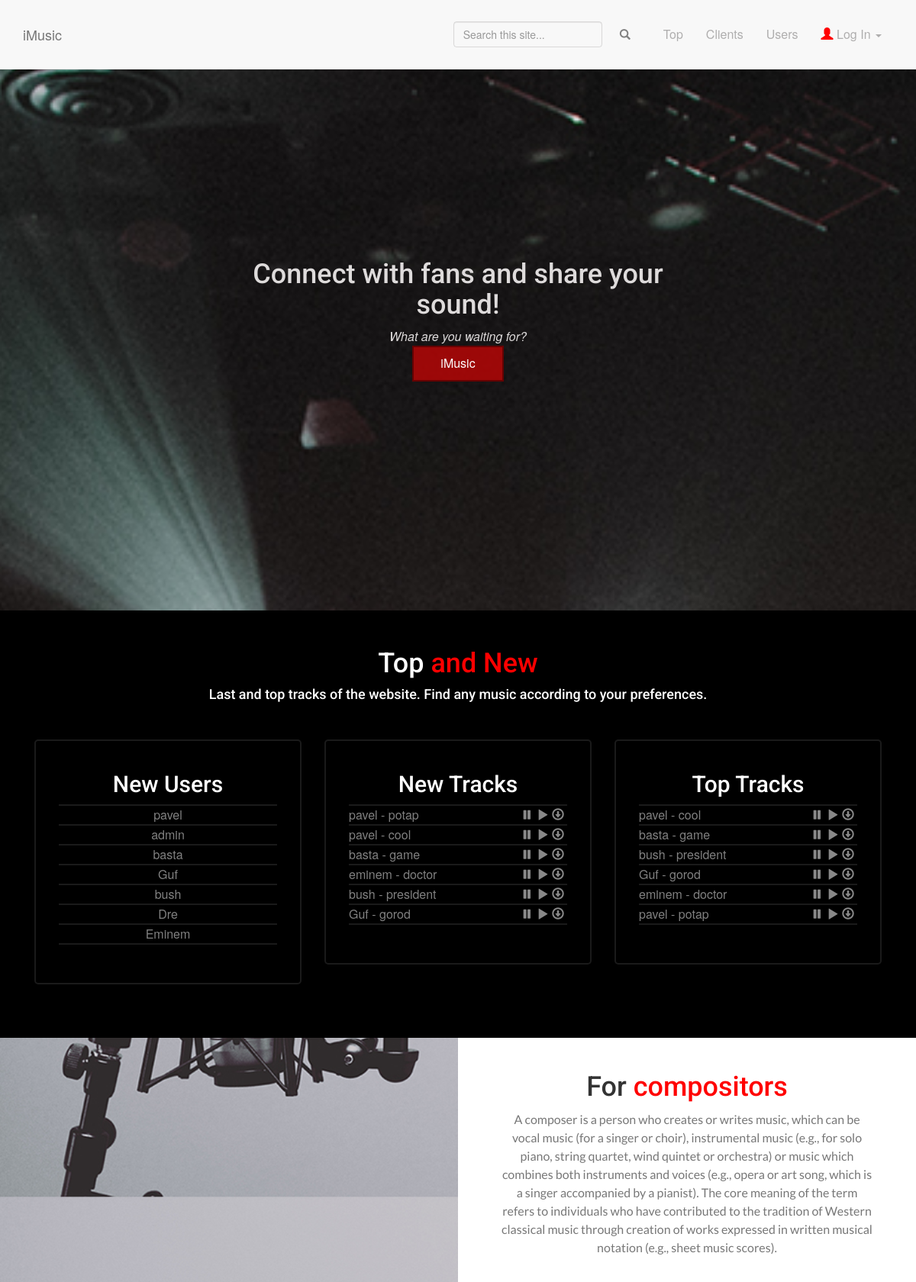
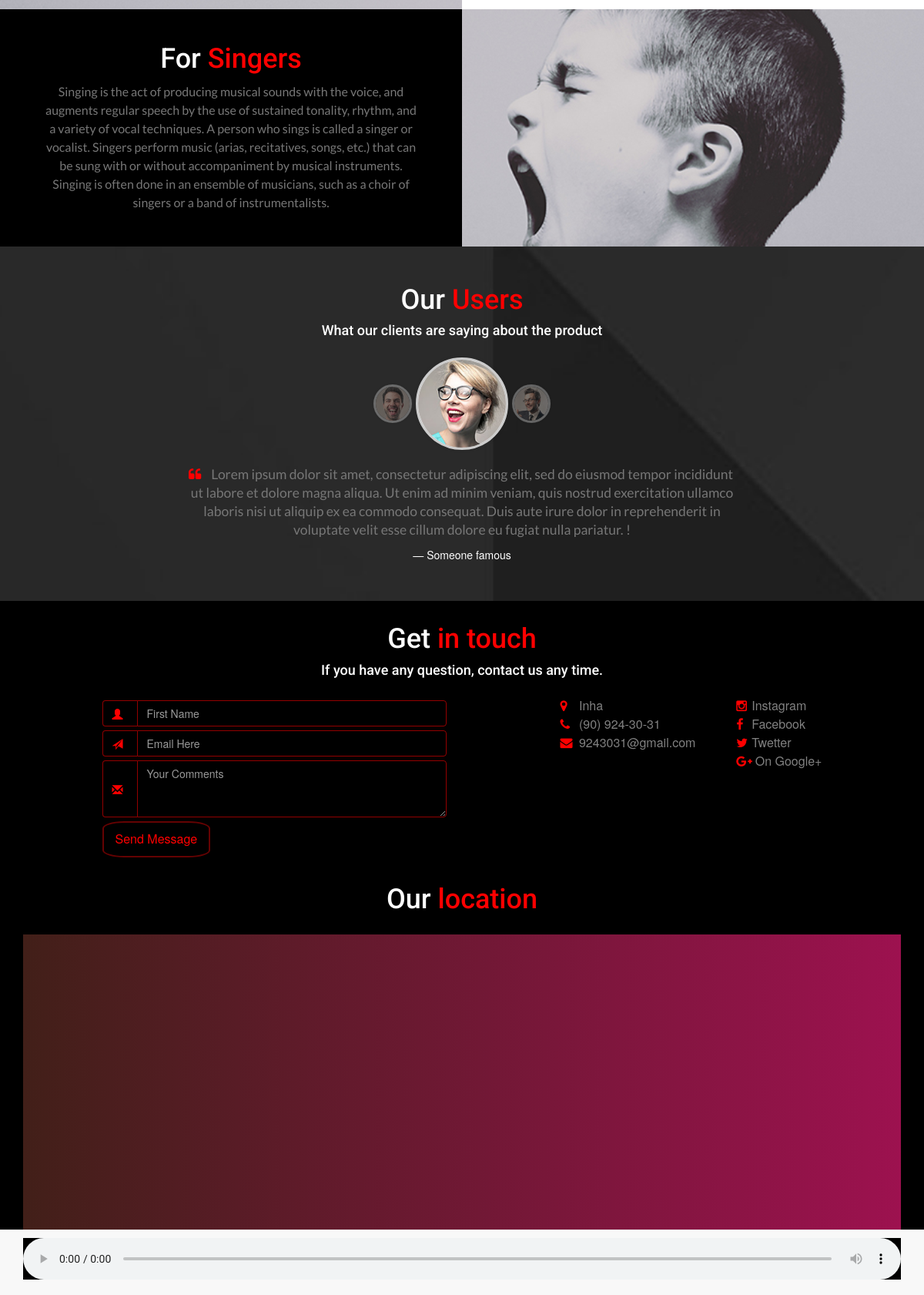
The page /public/index.php on the database its author committed (2 pictures, top to bottom).
### tables this page shows
CREATE TABLE IF NOT EXISTS `users` (
  `id` int(11) NOT NULL AUTO_INCREMENT,
  `username` varchar(50) NOT NULL,
  `email` varchar(255) NOT NULL,
  `password` varchar(50) NOT NULL,
  `email_activator` varchar(255) NOT NULL,
  `active` tinyint(1) NOT NULL,
  `image` varchar(255) NOT NULL,
  `date_reg` timestamp NOT NULL DEFAULT CURRENT_TIMESTAMP ON UPDATE CURRENT_TIMESTAMP,
  PRIMARY KEY (`id`)
);

CREATE TABLE IF NOT EXISTS `tracks` (
  `username` varchar(255) NOT NULL,
  `track_name` varchar(255) NOT NULL,
  `track_path` varchar(255) NOT NULL,
  `track_cover` varchar(255) NOT NULL,
  `approved` tinyint(1) NOT NULL,
  `date_upload` timestamp NOT NULL DEFAULT CURRENT_TIMESTAMP,
  `view` int(11) NOT NULL
);

### public/index.php (the view, shortened to what this page needs)
<?php
require_once("../includes/database.php");
        ?>
        <?php
    $NewUserQuery = "SELECT * FROM users WHERE active = 1 ORDER BY date_reg DESC LIMIT 10";
    $NewUserResult = mysqli_query($connection, $NewUserQuery);
    $NewTrackQuery = "SELECT * FROM tracks WHERE approved = 1 ORDER BY date_upload DESC LIMIT 10";
    $NewTrackResult = mysqli_query($connection, $NewTrackQuery);
    $TopTrackQuery = "SELECT * FROM  tracks WHERE approved = 1 ORDER BY view DESC LIMIT 10";
    $TopTrackResult = mysqli_query($connection, $TopTrackQuery);
    include("../includes/layouts/header-index.php");
?>
    <nav class="navbar navbar-default navbar-fixed-bottom" role="navigation">
        <div class="container">
            <audio controls autoplay id="aud">
                    <source src="" type="audio/mpeg">
            </audio>
        </div>
    </nav>
    <header>
        <div class="container">
            <div class="row">
                <div class="col-lg-6 col-lg-offset-3 col-md-6 col-md-offset-3 col-sm-12 col-xs-12">
                    <div class="head-title-block">
                        <h1>Connect with fans and share your sound!</h1>
                        <i>What are you waiting for?</i><br>
                        <a class="btn btn-primary header-button page-scroll" href="#contact">iMusic</a>
                    </div>
                </div>
            </div>
        </div>
    </header>
    <section id="about" class="about-section">
        <div class="container">
            <div class="row">
                <div class="col-lg-12 col-md-12 col-sm-12 col-xs-12 about-content">
                    <div class="theme-section-heading">
                        <h1>Top <span>and New</span></h1>
                        <h4>Last and top tracks of the website. Find any music according to your preferences.</h4>
                    </div>
                    <div class="col-lg-12 col-md-12 col-sm-12 col-xs-12">
                        <div class="row">
                            <div class="col-lg-4 col-md-4 col-sm-12 col-xs-12">
                                <div class="track-box to-animate">
                                    <h2 class="box-title">New Users</h2>
                                    <hr>
                                    <ol class="track-info-names text-center">
                                        <?php
                                        while($NewUserRow = mysqli_fetch_assoc($NewUserResult)){?>
                                            <li>
                                                <a href="#">
                                                    <?php echo $NewUserRow['username']?>
                                                </a>
                                            </li>
                                        <hr>
                                        <?php
                                        }
                                        ?>
                                    </ol>
                                </div>
                            </div>
                            <div class="col-lg-4 col-md-4 col-sm-12 col-xs-12">
                                <div  id="music" class="track-box to-animate">
                                    <h2 class="box-title">New Tracks</h2>
                                    <hr>
                                    <ol class="track-info">
                                         <?php
                                            while($NewTrackRow = mysqli_fetch_assoc($NewTrackResult)){?>
                                                <li>
                                                    <a href="<?php echo $NewTrackRow['track_path']?>"><?php echo $NewTrackRow['username']?> - <?php echo basename($NewTrackRow['track_name'],'.mp3')?>
                                                    <span class="glyphicon glyphicon-download pull-right" onclick="window.location.href='<?php echo $NewTrackRow['track_path']?>'"></span>
                                                    </a>
                                                    <span class="glyphicon glyphicon-play pull-right" onclick="document.getElementById('aud').play()"></span>
                                                    <span class="glyphicon glyphicon-pause pull-right" onclick="document.getElementById('aud').pause()"></span>
                                                </li>
                                            <hr>
                                            <?php
                                            }
                                            ?>
                                    </ol>
                                </div>
                            </div>
                            <div class="col-lg-4 col-md-4 col-sm-12 col-xs-12">
                                <div  id="music" class="track-box to-animate">
                                    <h2 class="box-title">Top Tracks</h2>
                                    <hr>
                                    <ol class="track-info">
                                           <?php
                                            while($TopTrackRow = mysqli_fetch_assoc($TopTrackResult)){?>
                                             <li>
                                                    <a href="<?php echo $TopTrackRow['track_path']?>"><?php echo $TopTrackRow['username']?> - <?php echo basename($TopTrackRow['track_name'],'.mp3')?>
                                                    <span class="glyphicon glyphicon-download pull-right" onclick="window.location.href='<?php echo $TopTrackRow['track_path']?>'"></span>
                                                    </a>
                                                    <span class="glyphicon glyphicon-play pull-right" onclick="document.getElementById('aud').play()"></span>
                                                    <span class="glyphicon glyphicon-pause pull-right" onclick="document.getElementById('aud').pause()"></span>
                                                </li>
                                            <hr>
                                            <?php
                                            }
                                            ?>
                                    </ol>
                                </div>
                            </div>
                    </div>
                    </div>
                </div>
            </div>
        </div>
    </section>
    <section id="services" class="services-section">
        <div class="container-fluid">
            <div class="row">
                <div class="col-lg-6 col-md-6 col-sm-6 transparent-bg"></div>
                <div class="col-lg-6 col-md-6 col-sm-6 pull-right design">
                    <h1>For <span>compositors</span></h1>
                    <p>
                    A composer is a person who creates or writes music, which can be vocal music (for a singer or choir), instrumental music (e.g., for solo piano, string quartet, wind quintet or orchestra) or music which combines both instruments and voices (e.g., opera or art song, which is a singer accompanied by a pianist). The core meaning of the term refers to individuals who have contributed to the tradition of Western classical music through creation of works expressed in written musical notation (e.g., sheet music scores).
                    </p>
                </div>
            </div>
        </div>
    </section>
    <section class="services-section">
        <div class="container-fluid">
            <div class="row">
                <div class="col-lg-6 col-md-6 col-sm-6 pull-left developer">
                    <h1>For <span>Singers</span></h1>
                    <p>
                    Singing is the act of producing musical sounds with the voice, and augments regular speech by the use of sustained tonality, rhythm, and a variety of vocal techniques. A person who sings is called a singer or vocalist. Singers perform music (arias, recitatives, songs, etc.) that can be sung with or without accompaniment by musical instruments. Singing is often done in an ensemble of musicians, such as a choir of singers or a band of instrumentalists.
                    </p>
                </div>
                <div class="col-lg-6 col-md-6 col-sm-6 transparent-bg"></div>
            </div>
        </div>
    </section>
    <section id="clients" class="clients-section">
        <div class="container">
            <div class="row">
                <div class="col-lg-12 col-md-12 col-sm-12 col-xs-12">
                    <div class="theme-section-heading">
                        <h1>Our <span>Users</span></h1>
                        <h4>What our clients are saying about the product</h4>
                    </div>
                    <div class="carousel slide quote-carousel" data-ride="carousel" id="quote-carousel">
                        <ol class="carousel-indicators">
                            <li data-target="#quote-carousel" data-slide-to="0"><img class="img-responsive " src="img/clients-section/client-3.jpg" alt="">
                            </li>
                            <li data-target="#quote-carousel" data-slide-to="1" class="active"><img class="img-responsive" src="img/clients-section/client-1.jpg" alt="">
                            </li>
                            <li data-target="#quote-carousel" data-slide-to="2"><img class="img-responsive" src="img/clients-section/client-2.jpg" alt="">
                            </li>
                        </ol>
                        <div class="carousel-inner text-center">
                            <div class="item active">
                                <blockquote>
                                    <div class="row">
                                        <div class="col-sm-8 col-sm-offset-2">
                                            <p>Lorem ipsum dolor sit amet, consectetur adipiscing elit, sed do eiusmod tempor incididunt ut labore et dolore magna aliqua. Ut enim ad minim veniam, quis nostrud exercitation ullamco laboris nisi ut aliquip ex ea commodo consequat. Duis aute irure dolor in reprehenderit in voluptate velit esse cillum dolore eu fugiat nulla pariatur. !</p>
                                            <small>Someone famous</small>
                                        </div>
                                    </div>
                                </blockquote>
                            </div>
                        </div>
                        <a data-slide="prev" href="#quote-carousel" class="left carousel-control"><i class="fa fa-chevron-left"></i></a>
                        <a data-slide="next" href="#quote-carousel" class="right carousel-control"><i class="fa fa-chevron-right"></i></a>
                    </div>
                </div>
            </div>
        </div>
    </section>
<?php include("../includes/layouts/footer.php"); ?>

### rows shown on the page
users: username "pavel"
users: username "admin"
users: username "basta"
users: username "Guf"
users: username "bush"
users: username "Dre"
users: username "Eminem"
tracks: username "pavel", track_name "potap"
tracks: username "pavel", track_name "cool"
tracks: username "basta", track_name "game"
tracks: username "eminem", track_name "doctor"
tracks: username "bush", track_name "president"
tracks: username "Guf", track_name "gorod"
